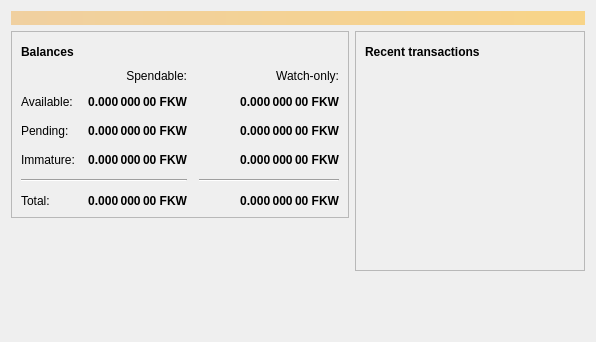
<?xml version="1.0" encoding="UTF-8"?>
<ui version="4.0">
 <class>OverviewPage</class>
 <widget class="QWidget" name="OverviewPage">
  <property name="geometry">
   <rect>
    <x>0</x>
    <y>0</y>
    <width>596</width>
    <height>342</height>
   </rect>
  </property>
  <property name="windowTitle">
   <string>Form</string>
  </property>
  <layout class="QVBoxLayout" name="topLayout">
   <item>
    <widget class="QLabel" name="labelAlerts">
     <property name="visible">
      <bool>false</bool>
     </property>
     <property name="styleSheet">
      <string notr="true">QLabel { background-color: qlineargradient(x1: 0, y1: 0, x2: 1, y2: 0, stop:0 #F0D0A0, stop:1 #F8D488); color:#000000; }</string>
     </property>
     <property name="wordWrap">
      <bool>true</bool>
     </property>
     <property name="margin">
      <number>3</number>
     </property>
     <property name="textInteractionFlags">
      <set>Qt::TextSelectableByMouse</set>
     </property>
    </widget>
   </item>
   <item>
    <layout class="QHBoxLayout" name="horizontalLayout" stretch="1,1">
     <item>
      <layout class="QVBoxLayout" name="verticalLayout_2">
       <item>
        <widget class="QFrame" name="frame">
         <property name="frameShape">
          <enum>QFrame::StyledPanel</enum>
         </property>
         <property name="frameShadow">
          <enum>QFrame::Raised</enum>
         </property>
         <layout class="QVBoxLayout" name="verticalLayout_4">
          <item>
           <layout class="QHBoxLayout" name="horizontalLayout_4">
            <item>
             <widget class="QLabel" name="label_5">
              <property name="font">
               <font>
                <weight>75</weight>
                <bold>true</bold>
               </font>
              </property>
              <property name="text">
               <string>Balances</string>
              </property>
             </widget>
            </item>
            <item>
             <widget class="QPushButton" name="labelWalletStatus">
              <property name="enabled">
               <bool>true</bool>
              </property>
              <property name="maximumSize">
               <size>
                <width>30</width>
                <height>16777215</height>
               </size>
              </property>
              <property name="toolTip">
               <string>The displayed information may be out of date. Your wallet automatically synchronizes with the Fokawa network after a connection is established, but this process has not completed yet.</string>
              </property>
              <property name="text">
               <string/>
              </property>
              <property name="icon">
               <iconset resource="../bitcoin.qrc">
                <normaloff>:/icons/warning</normaloff>
                <disabledoff>:/icons/warning</disabledoff>:/icons/warning</iconset>
              </property>
              <property name="iconSize">
               <size>
                <width>24</width>
                <height>24</height>
               </size>
              </property>
              <property name="flat">
               <bool>true</bool>
              </property>
             </widget>
            </item>
            <item>
             <spacer name="horizontalSpacer_3">
              <property name="orientation">
               <enum>Qt::Horizontal</enum>
              </property>
              <property name="sizeHint" stdset="0">
               <size>
                <width>40</width>
                <height>20</height>
               </size>
              </property>
             </spacer>
            </item>
           </layout>
          </item>
          <item>
           <layout class="QGridLayout" name="gridLayout">
            <property name="spacing">
             <number>12</number>
            </property>
            <item row="2" column="2">
             <widget class="QLabel" name="labelWatchPending">
              <property name="font">
               <font>
                <weight>75</weight>
                <bold>true</bold>
               </font>
              </property>
              <property name="cursor">
               <cursorShape>IBeamCursor</cursorShape>
              </property>
              <property name="toolTip">
               <string>Unconfirmed transactions to watch-only addresses</string>
              </property>
              <property name="text">
               <string notr="true">0.000 000 00 FKW</string>
              </property>
              <property name="alignment">
               <set>Qt::AlignRight|Qt::AlignTrailing|Qt::AlignVCenter</set>
              </property>
              <property name="textInteractionFlags">
               <set>Qt::LinksAccessibleByMouse|Qt::TextSelectableByKeyboard|Qt::TextSelectableByMouse</set>
              </property>
             </widget>
            </item>
            <item row="2" column="1">
             <widget class="QLabel" name="labelUnconfirmed">
              <property name="font">
               <font>
                <weight>75</weight>
                <bold>true</bold>
               </font>
              </property>
              <property name="cursor">
               <cursorShape>IBeamCursor</cursorShape>
              </property>
              <property name="toolTip">
               <string>Total of transactions that have yet to be confirmed, and do not yet count toward the spendable balance</string>
              </property>
              <property name="text">
               <string notr="true">0.000 000 00 FKW</string>
              </property>
              <property name="alignment">
               <set>Qt::AlignRight|Qt::AlignTrailing|Qt::AlignVCenter</set>
              </property>
              <property name="textInteractionFlags">
               <set>Qt::LinksAccessibleByMouse|Qt::TextSelectableByKeyboard|Qt::TextSelectableByMouse</set>
              </property>
             </widget>
            </item>
            <item row="3" column="2">
             <widget class="QLabel" name="labelWatchImmature">
              <property name="font">
               <font>
                <weight>75</weight>
                <bold>true</bold>
               </font>
              </property>
              <property name="cursor">
               <cursorShape>IBeamCursor</cursorShape>
              </property>
              <property name="toolTip">
               <string>Mined balance in watch-only addresses that has not yet matured</string>
              </property>
              <property name="text">
               <string notr="true">0.000 000 00 FKW</string>
              </property>
              <property name="alignment">
               <set>Qt::AlignRight|Qt::AlignTrailing|Qt::AlignVCenter</set>
              </property>
              <property name="textInteractionFlags">
               <set>Qt::LinksAccessibleByMouse|Qt::TextSelectableByKeyboard|Qt::TextSelectableByMouse</set>
              </property>
             </widget>
            </item>
            <item row="4" column="0" colspan="2">
             <widget class="Line" name="line">
              <property name="orientation">
               <enum>Qt::Horizontal</enum>
              </property>
             </widget>
            </item>
            <item row="4" column="2">
             <widget class="Line" name="lineWatchBalance">
              <property name="sizePolicy">
               <sizepolicy hsizetype="Preferred" vsizetype="Fixed">
                <horstretch>0</horstretch>
                <verstretch>0</verstretch>
               </sizepolicy>
              </property>
              <property name="minimumSize">
               <size>
                <width>140</width>
                <height>0</height>
               </size>
              </property>
              <property name="orientation">
               <enum>Qt::Horizontal</enum>
              </property>
             </widget>
            </item>
            <item row="5" column="0">
             <widget class="QLabel" name="labelTotalText">
              <property name="text">
               <string>Total:</string>
              </property>
             </widget>
            </item>
            <item row="3" column="1">
             <widget class="QLabel" name="labelImmature">
              <property name="font">
               <font>
                <weight>75</weight>
                <bold>true</bold>
               </font>
              </property>
              <property name="cursor">
               <cursorShape>IBeamCursor</cursorShape>
              </property>
              <property name="toolTip">
               <string>Mined balance that has not yet matured</string>
              </property>
              <property name="text">
               <string notr="true">0.000 000 00 FKW</string>
              </property>
              <property name="alignment">
               <set>Qt::AlignRight|Qt::AlignTrailing|Qt::AlignVCenter</set>
              </property>
              <property name="textInteractionFlags">
               <set>Qt::LinksAccessibleByMouse|Qt::TextSelectableByKeyboard|Qt::TextSelectableByMouse</set>
              </property>
             </widget>
            </item>
            <item row="2" column="3">
             <spacer name="horizontalSpacer_2">
              <property name="orientation">
               <enum>Qt::Horizontal</enum>
              </property>
              <property name="sizeHint" stdset="0">
               <size>
                <width>40</width>
                <height>20</height>
               </size>
              </property>
             </spacer>
            </item>
            <item row="3" column="0">
             <widget class="QLabel" name="labelImmatureText">
              <property name="text">
               <string>Immature:</string>
              </property>
             </widget>
            </item>
            <item row="5" column="1">
             <widget class="QLabel" name="labelTotal">
              <property name="font">
               <font>
                <weight>75</weight>
                <bold>true</bold>
               </font>
              </property>
              <property name="cursor">
               <cursorShape>IBeamCursor</cursorShape>
              </property>
              <property name="toolTip">
               <string>Your current total balance</string>
              </property>
              <property name="text">
               <string notr="true">0.000 000 00 FKW</string>
              </property>
              <property name="alignment">
               <set>Qt::AlignRight|Qt::AlignTrailing|Qt::AlignVCenter</set>
              </property>
              <property name="textInteractionFlags">
               <set>Qt::LinksAccessibleByMouse|Qt::TextSelectableByKeyboard|Qt::TextSelectableByMouse</set>
              </property>
             </widget>
            </item>
            <item row="5" column="2">
             <widget class="QLabel" name="labelWatchTotal">
              <property name="font">
               <font>
                <weight>75</weight>
                <bold>true</bold>
               </font>
              </property>
              <property name="cursor">
               <cursorShape>IBeamCursor</cursorShape>
              </property>
              <property name="toolTip">
               <string>Current total balance in watch-only addresses</string>
              </property>
              <property name="text">
               <string notr="true">0.000 000 00 FKW</string>
              </property>
              <property name="alignment">
               <set>Qt::AlignRight|Qt::AlignTrailing|Qt::AlignVCenter</set>
              </property>
              <property name="textInteractionFlags">
               <set>Qt::LinksAccessibleByMouse|Qt::TextSelectableByKeyboard|Qt::TextSelectableByMouse</set>
              </property>
             </widget>
            </item>
            <item row="0" column="2">
             <widget class="QLabel" name="labelWatchonly">
              <property name="text">
               <string>Watch-only:</string>
              </property>
              <property name="alignment">
               <set>Qt::AlignRight|Qt::AlignTrailing|Qt::AlignVCenter</set>
              </property>
             </widget>
            </item>
            <item row="1" column="0">
             <widget class="QLabel" name="labelBalanceText">
              <property name="text">
               <string>Available:</string>
              </property>
             </widget>
            </item>
            <item row="1" column="1">
             <widget class="QLabel" name="labelBalance">
              <property name="font">
               <font>
                <weight>75</weight>
                <bold>true</bold>
               </font>
              </property>
              <property name="cursor">
               <cursorShape>IBeamCursor</cursorShape>
              </property>
              <property name="toolTip">
               <string>Your current spendable balance</string>
              </property>
              <property name="text">
               <string notr="true">0.000 000 00 FKW</string>
              </property>
              <property name="alignment">
               <set>Qt::AlignRight|Qt::AlignTrailing|Qt::AlignVCenter</set>
              </property>
              <property name="textInteractionFlags">
               <set>Qt::LinksAccessibleByMouse|Qt::TextSelectableByKeyboard|Qt::TextSelectableByMouse</set>
              </property>
             </widget>
            </item>
            <item row="1" column="2">
             <widget class="QLabel" name="labelWatchAvailable">
              <property name="font">
               <font>
                <weight>75</weight>
                <bold>true</bold>
               </font>
              </property>
              <property name="cursor">
               <cursorShape>IBeamCursor</cursorShape>
              </property>
              <property name="toolTip">
               <string>Your current balance in watch-only addresses</string>
              </property>
              <property name="text">
               <string notr="true">0.000 000 00 FKW</string>
              </property>
              <property name="alignment">
               <set>Qt::AlignRight|Qt::AlignTrailing|Qt::AlignVCenter</set>
              </property>
              <property name="textInteractionFlags">
               <set>Qt::LinksAccessibleByMouse|Qt::TextSelectableByKeyboard|Qt::TextSelectableByMouse</set>
              </property>
             </widget>
            </item>
            <item row="2" column="0">
             <widget class="QLabel" name="labelPendingText">
              <property name="text">
               <string>Pending:</string>
              </property>
             </widget>
            </item>
            <item row="0" column="1">
             <widget class="QLabel" name="labelSpendable">
              <property name="text">
               <string>Spendable:</string>
              </property>
              <property name="alignment">
               <set>Qt::AlignRight|Qt::AlignTrailing|Qt::AlignVCenter</set>
              </property>
             </widget>
            </item>
           </layout>
          </item>
         </layout>
        </widget>
       </item>
       <item>
        <spacer name="verticalSpacer">
         <property name="orientation">
          <enum>Qt::Vertical</enum>
         </property>
         <property name="sizeHint" stdset="0">
          <size>
           <width>20</width>
           <height>40</height>
          </size>
         </property>
        </spacer>
       </item>
      </layout>
     </item>
     <item>
      <layout class="QVBoxLayout" name="verticalLayout_3">
       <item>
        <widget class="QFrame" name="frame_2">
         <property name="frameShape">
          <enum>QFrame::StyledPanel</enum>
         </property>
         <property name="frameShadow">
          <enum>QFrame::Raised</enum>
         </property>
         <layout class="QVBoxLayout" name="verticalLayout">
          <item>
           <layout class="QHBoxLayout" name="horizontalLayout_2">
            <item>
             <widget class="QLabel" name="label_4">
              <property name="font">
               <font>
                <weight>75</weight>
                <bold>true</bold>
               </font>
              </property>
              <property name="text">
               <string>Recent transactions</string>
              </property>
             </widget>
            </item>
            <item>
             <widget class="QPushButton" name="labelTransactionsStatus">
              <property name="enabled">
               <bool>true</bool>
              </property>
              <property name="maximumSize">
               <size>
                <width>30</width>
                <height>16777215</height>
               </size>
              </property>
              <property name="toolTip">
               <string>The displayed information may be out of date. Your wallet automatically synchronizes with the Fokawa network after a connection is established, but this process has not completed yet.</string>
              </property>
              <property name="text">
               <string/>
              </property>
              <property name="icon">
               <iconset resource="../bitcoin.qrc">
                <normaloff>:/icons/warning</normaloff>
                <disabledoff>:/icons/warning</disabledoff>:/icons/warning</iconset>
              </property>
              <property name="iconSize">
               <size>
                <width>24</width>
                <height>24</height>
               </size>
              </property>
              <property name="flat">
               <bool>true</bool>
              </property>
             </widget>
            </item>
            <item>
             <spacer name="horizontalSpacer">
              <property name="orientation">
               <enum>Qt::Horizontal</enum>
              </property>
              <property name="sizeHint" stdset="0">
               <size>
                <width>40</width>
                <height>20</height>
               </size>
              </property>
             </spacer>
            </item>
           </layout>
          </item>
          <item>
           <widget class="QListView" name="listTransactions">
            <property name="styleSheet">
             <string notr="true">QListView { background: transparent; }</string>
            </property>
            <property name="frameShape">
             <enum>QFrame::NoFrame</enum>
            </property>
            <property name="verticalScrollBarPolicy">
             <enum>Qt::ScrollBarAlwaysOff</enum>
            </property>
            <property name="horizontalScrollBarPolicy">
             <enum>Qt::ScrollBarAlwaysOff</enum>
            </property>
            <property name="selectionMode">
             <enum>QAbstractItemView::NoSelection</enum>
            </property>
           </widget>
          </item>
         </layout>
        </widget>
       </item>
       <item>
        <spacer name="verticalSpacer_2">
         <property name="orientation">
          <enum>Qt::Vertical</enum>
         </property>
         <property name="sizeHint" stdset="0">
          <size>
           <width>20</width>
           <height>40</height>
          </size>
         </property>
        </spacer>
       </item>
      </layout>
     </item>
    </layout>
   </item>
  </layout>
 </widget>
 <resources/>
 <connections/>
</ui>
